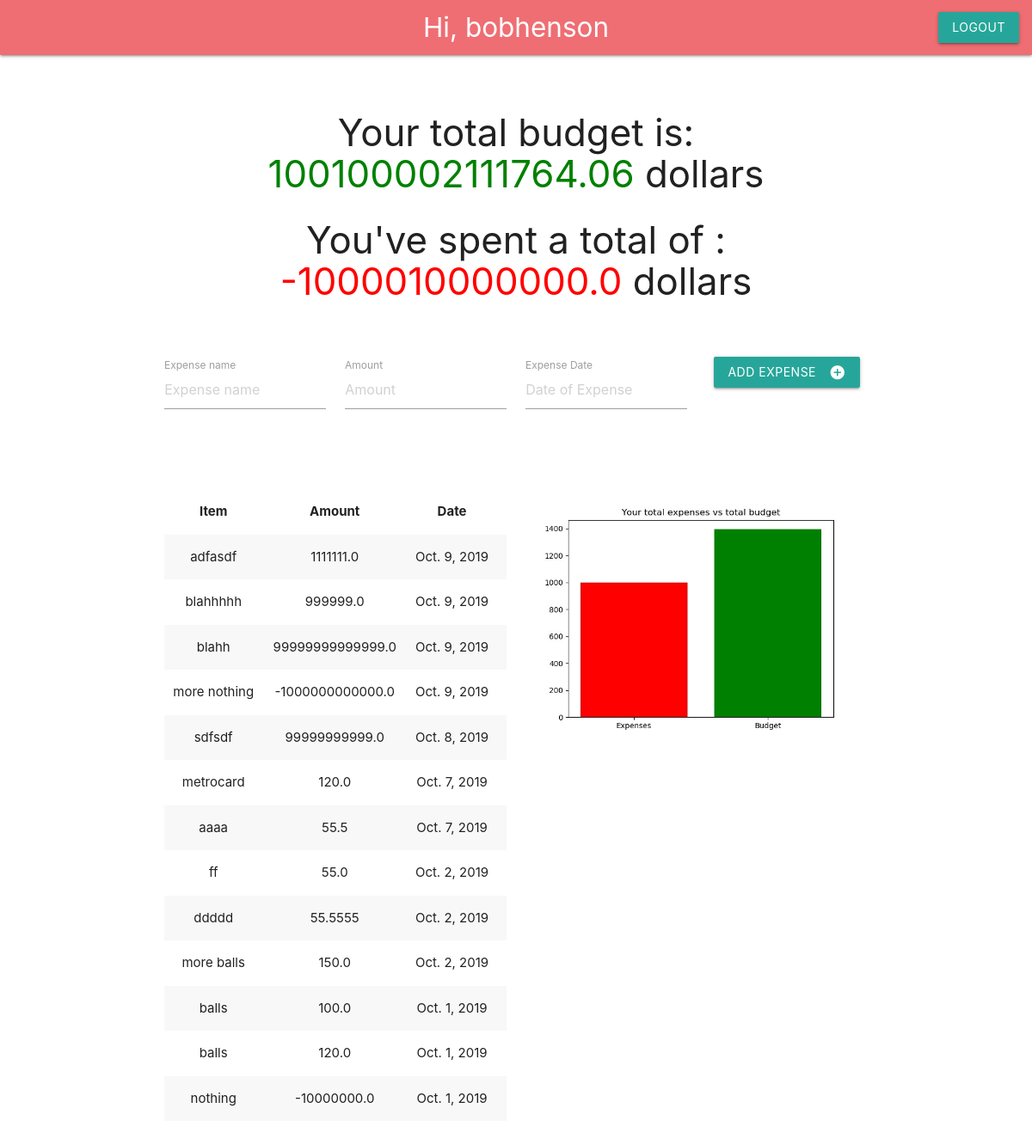
/app (signed in), run on the app's committed database.
### budget_app/models.py (models this page shows)
class ExpenseInfo(models.Model):
    expense_name = models.CharField(max_length=20)
    cost = models.FloatField()
    date_added = models.DateField()
    user_expense = models.ForeignKey(User, on_delete=models.CASCADE)

### budget_app/views.py (the view)
# urls.py: path('app',views.index,name='index'),
def index(request):
    expense_items = ExpenseInfo.objects.filter(user_expense=request.user).order_by('-date_added')
    try:
        budget_total = ExpenseInfo.objects.filter(user_expense=request.user).aggregate(budget=Sum('cost',filter=Q(cost__gt=0)))
        expense_total = ExpenseInfo.objects.filter(user_expense=request.user).aggregate(expenses=Sum('cost',filter=Q(cost__lt=0)))
        fig,ax=plt.subplots()
        ax.bar(['Expenses','Budget'], [abs(expense_total['expenses']),budget_total['budget']],color=['red','green'])
        ax.set_title('Your total expenses vs total budget')
        plt.savefig('budget_app/static/budget_app/expense.jpg')
    except TypeError:
        print('No data.')
    context = {'expense_items':expense_items,'budget':budget_total['budget'],'expenses':(expense_total['expenses'])}
    return render(request,'budget_app/index.html',context=context)

### budget_app/templates/budget_app/index.html (shortened to what this page needs)
{% load static %}
<!DOCTYPE html>
<html>
    <head>
        <link rel="stylesheet" href="https://cdnjs.cloudflare.com/ajax/libs/materialize/1.0.0/css/materialize.min.css">
    </head>
    <body>
        <nav>
            <div class="nav-wrapper">
                <a href='{% url "index" %}' class='brand-logo center'>Hi, {{ user }}</a>
                <ul class="right">
                    <li><a href='{% url "logout" %}' class='btn'>Logout</a></li>
                </ul>
            </div>
        </nav>
        <br>
        <div class="section">
            <div class="row">
                <form class="col s12" action='{% url "add item" %}' method='post'>
                    <div class="row">
                        <div class="container center">
                            <h3 class='center'>Your total budget is: <span style="color:green;">{{budget}}</span> dollars</h3>
                            <h3 clas='center'>You've spent a total of : <span style="color:red;">{{expenses}}</span> dollars</h3>
                            <br>
                            <br>
                            <div class="input-field col s3">
                                <input placeholder="Expense name" name="expense_name" id='expense_name' type='text' class='validate'>
                                <label for='expense_name'>Expense name</label>
                            </div>
                            <div class="input-field col s3">
                                <input placeholder='Amount' name='cost' id='cost' type='text' class='validate'>
                                <label for='cost'>Amount</label>
                            </div>
                            <div class="input-field col s3">
                                <input placeholder='Date of Expense' name="expense_date" id="expense_date" type="text" class='datepicker'>
                                <label for="expense_date">Expense Date</label>
                            </div>
                            <button class="btn waves-effect waves-light" type="submit" name="action">Add Expense
                                <i class="material-icons right">add_circle</i>
                            </button>
                        </div>
                    </div>
                </form>
            </div>
        </div>
        <div class="section">
            <div class="row">
                <div class="container">
                    <div class="col s6">
                        <table class="striped centered responsive-table">
                            <thead>
                                <tr>
                                    <th>Item</th>
                                    <th>Amount</th>
                                    <th>Date</th>
                                    <th></th>
                                </tr>
                            </thead>
                            <tbody>
                                {% for expense_item in expense_items %}
                                <tr>
                                    <td>{{ expense_item.expense_name }}</td>
                                    <td>{{ expense_item.cost }}</td>
                                    <td>{{ expense_item.date_added}}</td>
                                    <td></td>
                                </tr>
                                {% endfor %}
                            </tbody>
                        </table>
                    </div>
                    <div class="col s6">
                        <img class='responsive-img' src= "{% static 'budget_app/expense.jpg' %}">
                    </div>
                </div>
        </div>
        </div>
    </body>
</html>

### data on the page
ExpenseInfo: expense_name "adfasdf", cost "1111111.0", date_added "Oct. 9, 2019"
ExpenseInfo: expense_name "blahhhhh", cost "999999.0", date_added "Oct. 9, 2019"
ExpenseInfo: expense_name "blahh", cost "99999999999999.0", date_added "Oct. 9, 2019"
ExpenseInfo: expense_name "more nothing", cost "-1000000000000.0", date_added "Oct. 9, 2019"
ExpenseInfo: expense_name "sdfsdf", cost "99999999999.0", date_added "Oct. 8, 2019"
ExpenseInfo: expense_name "metrocard", cost "120.0", date_added "Oct. 7, 2019"
ExpenseInfo: expense_name "aaaa", cost "55.5", date_added "Oct. 7, 2019"
ExpenseInfo: expense_name "ff", cost "55.0", date_added "Oct. 2, 2019"
ExpenseInfo: expense_name "ddddd", cost "55.5555", date_added "Oct. 2, 2019"
ExpenseInfo: expense_name "more balls", cost "150.0", date_added "Oct. 2, 2019"
ExpenseInfo: expense_name "balls", cost "100.0", date_added "Oct. 1, 2019"
ExpenseInfo: expense_name "balls", cost "120.0", date_added "Oct. 1, 2019"
ExpenseInfo: expense_name "nothing", cost "-10000000.0", date_added "Oct. 1, 2019"

### other printed values
{{ user }} "bobhenson"
{{ budget }} "100100002111764.06"
{{ expenses }} "-1000010000000.0"
